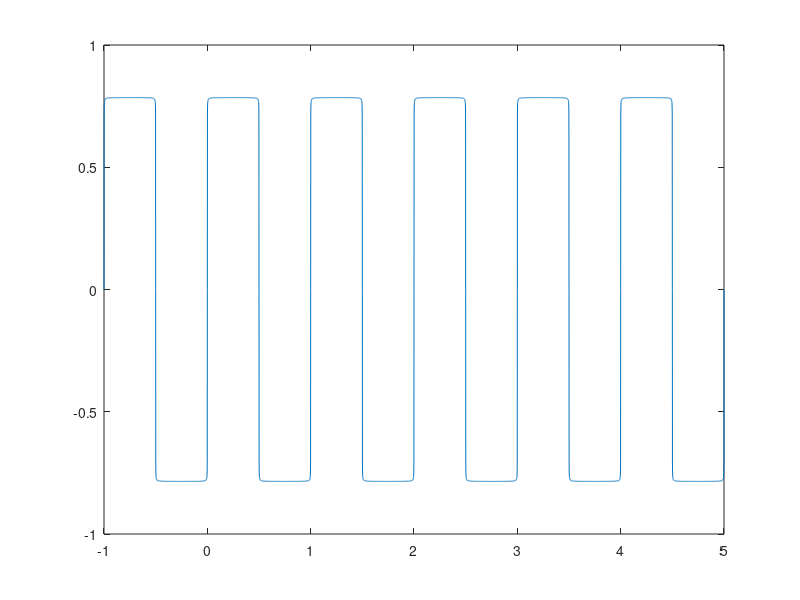

This figure's MATLAB source:
clc 
clear all
close all
t=-1:.001:5;
T=1;

f=1/T;
y=0;
for i=1:2:1000
    y=y+((1/i)*sin(2*pi*i*f*t));
    
end

plot(t,y)